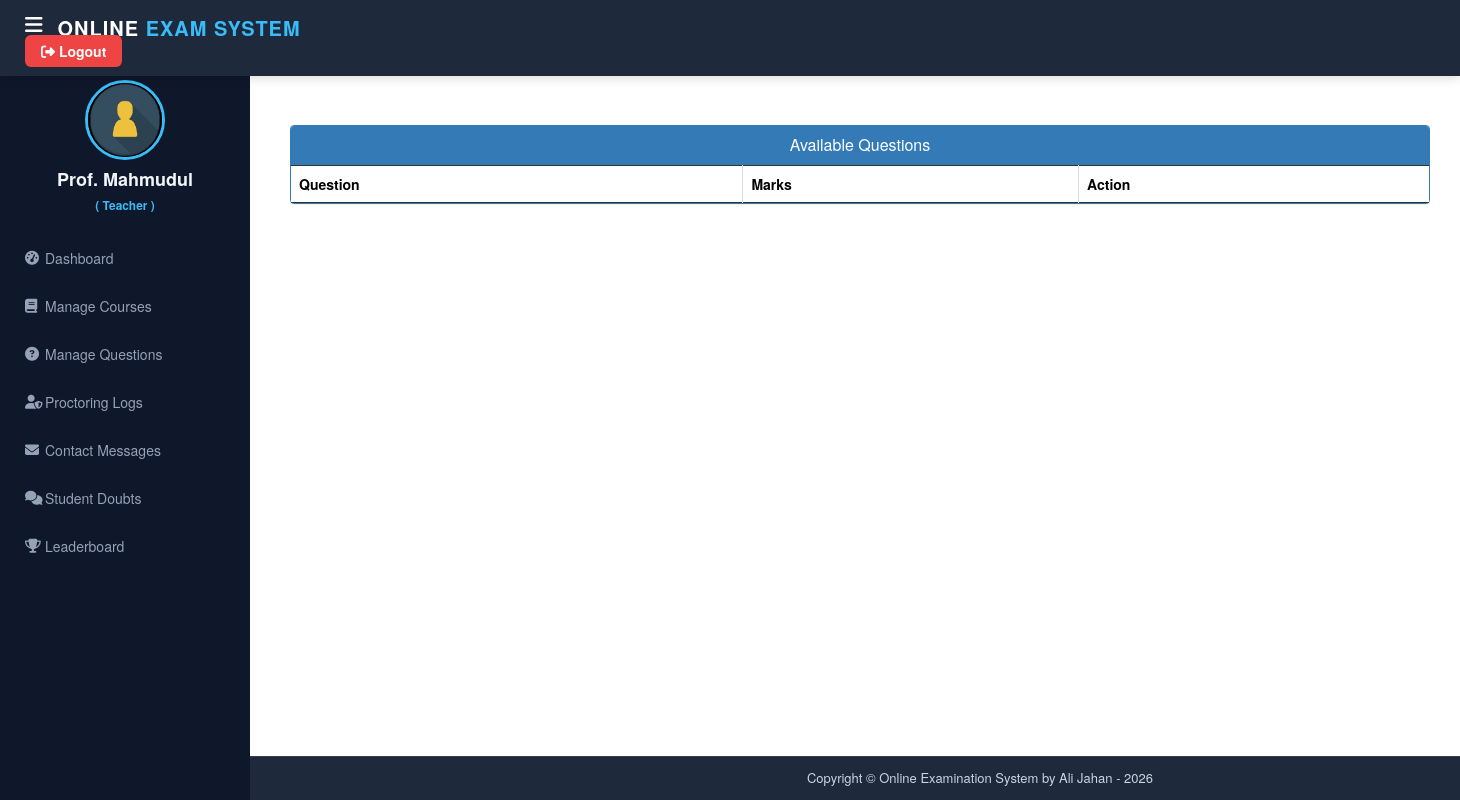
The app's page /teacher/see-question/12 (signed in), older data.
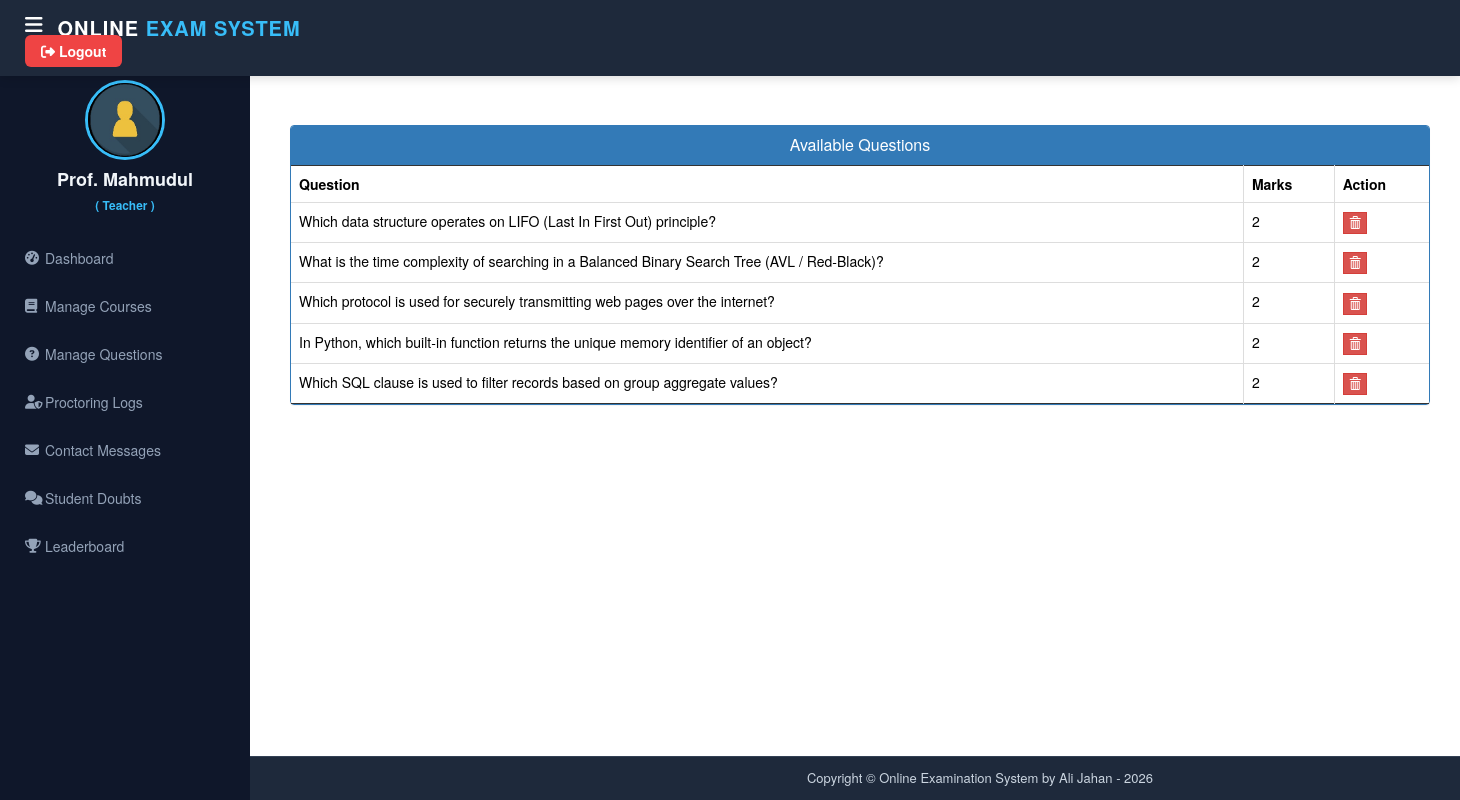
The same page, newer data.
### exam/models.py (models this page shows, shortened)
class Question(models.Model):
    course = models.ForeignKey(Course, on_delete=models.CASCADE, related_name='questions')
    subject = models.ForeignKey(Subject, on_delete=models.SET_NULL, null=True, blank=True, related_name='questions')
    exam_paper = models.ForeignKey(Exam, on_delete=models.SET_NULL, null=True, blank=True, related_name='questions')
    marks = models.PositiveIntegerField(default=1)
    question = models.CharField(max_length=600)
    option1 = models.CharField(max_length=200)
    option2 = models.CharField(max_length=200)
    option3 = models.CharField(max_length=200)
    option4 = models.CharField(max_length=200)
    cat = (('Option1', 'Option1'), ('Option2', 'Option2'), ('Option3', 'Option3'), ('Option4', 'Option4'))
    answer = models.CharField(max_length=200, choices=cat)
    explanation = models.TextField(blank=True, default='')
    image = models.ImageField(upload_to='question_images/', null=True, blank=True)

### teacher/views.py (the view)
# urls.py: path('see-question/<int:pk>', views.see_question_view,name='see-question'),
@login_required(login_url='teacherlogin')
@user_passes_test(is_teacher)
def see_question_view(request,pk):
    questions=QMODEL.Question.objects.all().filter(course_id=pk)
    return render(request,'teacher/see_question.html',{'questions':questions})

### teacher/views.py (called while the page is built)
def is_teacher(user):
    return user.groups.filter(name='TEACHER').exists()

### templates/teacher/see_question.html (shortened to what this page needs)
{% extends 'teacher/teacherbase.html' %}
{% block content %}
{%load static%}
<head>
  <link href="//netdna.bootstrapcdn.com/bootstrap/3.0.0/css/bootstrap.min.css" rel="stylesheet" id="bootstrap-css">
</head>
<br><br>
<div class="container">
  <div class="panel panel-primary">
    <div class="panel-heading">
      <h6 class="panel-title">Available Questions</h6>
    </div>
    <table class="table table-hover table-bordered" id="dev-table">
      <thead>
        <tr>
          <th>Question</th>
          <th>Marks</th>
          <th>Action</th>
        </tr>
      </thead>
      {% for c in questions %}
      <tr>
        <td> {{c.question}}</td>
        <td>{{c.marks}}</td>
        <td><a class="btn btn-danger btn-xs" style="border-radius: 0%;" href="{% url 'remove-question' c.id  %}"><span class="glyphicon glyphicon-trash"></span></a></td>
      </tr>
      {% endfor %}
    </table>
  </div>
</div>
<br><br><br><br><br><br>
{% endblock content %}

Row changes from the older to the newer data that the page shows:
added Question: question "Which data structure operates on LIFO (Last In First Out) principle?", marks "2"
added Question: question "What is the time complexity of searching in a Balanced Binary Search Tree (AVL / Red-Black)?", marks "2"
added Question: question "Which protocol is used for securely transmitting web pages over the internet?", marks "2"
added Question: question "In Python, which built-in function returns the unique memory identifier of an object?", marks "2"
added Question: question "Which SQL clause is used to filter records based on group aggregate values?", marks "2"
